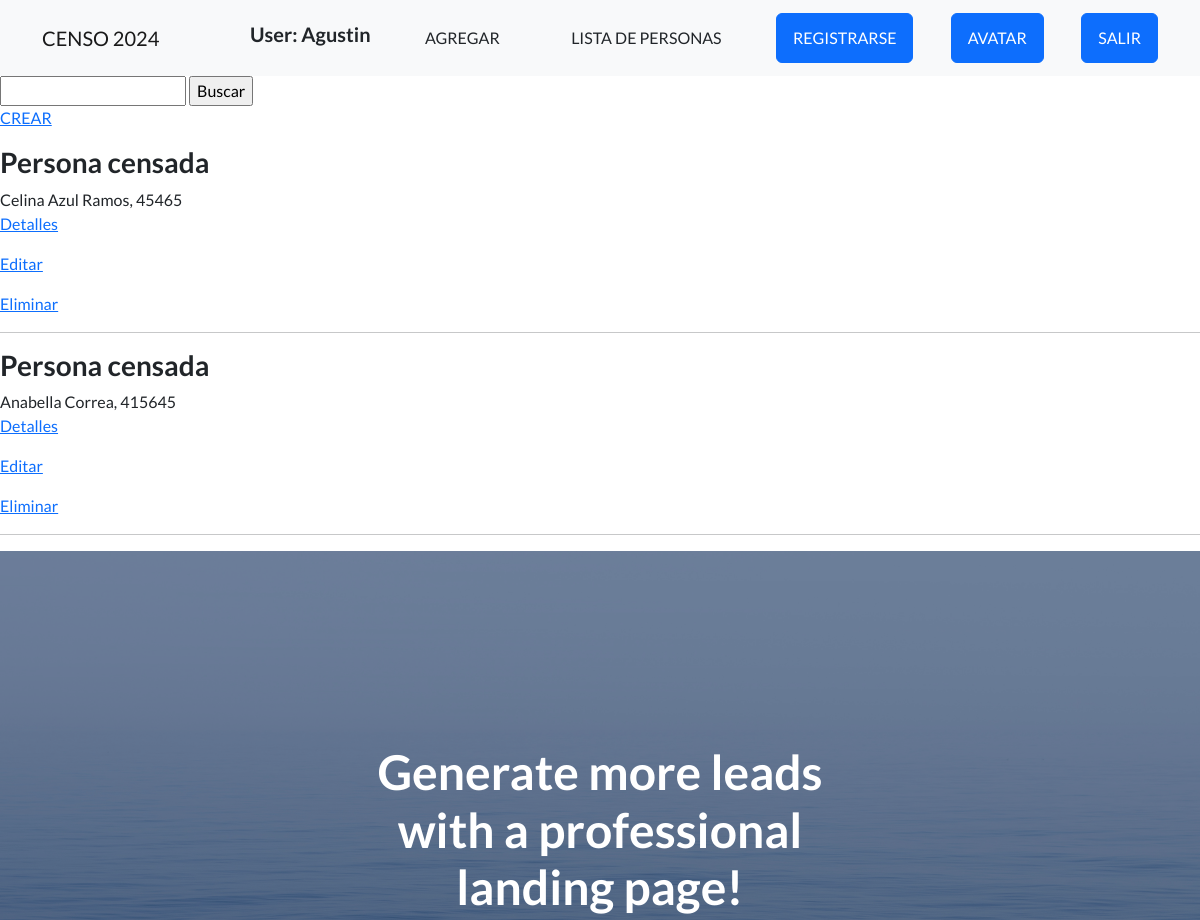
The app's page /app/lista/ (signed in, upper part), older data.
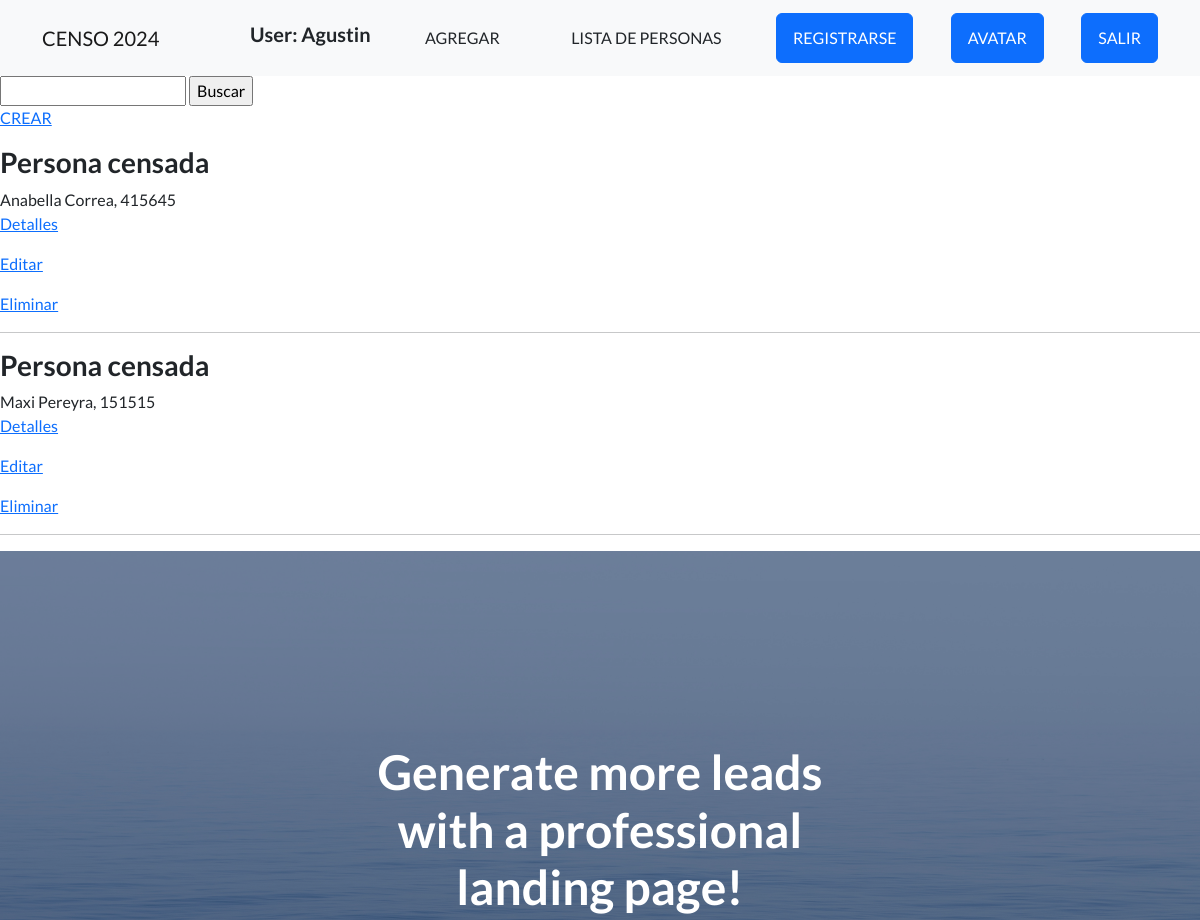
The same page, newer data.
### Appcoder/models.py (models this page shows, shortened)
class Hombre(models.Model): # SE CREA MODELOS CON SUS CARACTERISTICAS
     nombre = models.CharField(max_length=40)
     apellido = models.CharField(max_length=30)
     dni = models.IntegerField()

### Appcoder/views.py (the view)
# urls.py: path('lista/', HombreList.as_view(), name="HombreView"),
class HombreList(LoginRequiredMixin, ListView): #LOGINREQUIREDMIXIN HACE REFERENCIA A QUE EL USUARIO DEBE ESTAR CON LA SESION INICIADA PARA ACCEDER
    model = Hombre
    template_name = "Appcoder/censo1.html"

### Templates/Appcoder/censo1.html (shortened to what this page needs)
{% extends 'base.html' %}
{% block cambio %}
<div>
    <form action="/app/buscar" method="GET">
        <input type="text" name="nombre">
        <input type="submit" value="Buscar">
    </form>
</div>
<p>
    <a href="{% url 'HombreCreate' %}">CREAR</a>
</p>
{% for persona in object_list %}
<h3>Persona censada</h3> {{persona.nombre}} {{persona.apellido}}, {{persona.dni}}
<p>
    <a href="{% url 'HombreDetail' persona.id %}">Detalles</a>
</p>
<p>
    <a href="{% url 'HombreUpdate' persona.id %}">Editar</a>
</p>
<p>
    <a href="{% url 'HombreDelate' persona.id %}">Eliminar</a>
</p>
<hr>
{% endfor %}
{% endblock %}

### Templates/base.html (shortened to what this page needs)
<!DOCTYPE html>
<html lang="en">
{% load static %}
    <head>
        <link href="https://cdn.jsdelivr.net/npm/bootstrap-icons@1.5.0/font/bootstrap-icons.css" rel="stylesheet" type="text/css" />
        <link href="{% static 'css/styles.css' %}" rel="stylesheet" />
    </head>
    <body>
        {% include 'navigation/navigation.html'%}
        {% block cambio %}{% endblock %}
        <header class="masthead">
            <div class="container position-relative">
                <div class="row justify-content-center">
                    <div class="col-xl-6">
                        <div class="text-center text-white">
                            <h1 class="mb-5">Generate more leads with a professional landing page!</h1>
                        </div>
                    </div>
                </div>
            </div>
        </header>
    </body>
</html>

### Templates/navigation/navigation.html (shortened to what this page needs)
<nav class="navbar navbar-light bg-light static-top">
            <div class="container">
                <a class="navbar-brand" href="#!">CENSO 2024</a>
                {% if user.is_authenticated %}
                <h5>User: {{ user.get_username }}</h5>
                {% else %}
                <a class="btn btn-brand" href="/accounts/login/">INGRESAR</a>
                {% endif %}
                <a class="btn btn-brand" href="/app/agregar/">AGREGAR</a>
                <a class="btn btn-brand" href="/app/lista/">LISTA DE PERSONAS</a>
                <a class="btn btn-primary" href="/accounts/register/">REGISTRARSE</a>
                <a class="btn btn-primary" href="/accounts/avatar">AVATAR</a>
                <a class="btn btn-primary" href="/accounts/logout/">SALIR</a>
            </div>
        </nav>

Row changes from the older to the newer data that the page shows:
removed Hombre: nombre "Celina Azul", apellido "Ramos", dni "45465"
added Hombre: nombre "Maxi", apellido "Pereyra", dni "151515"
